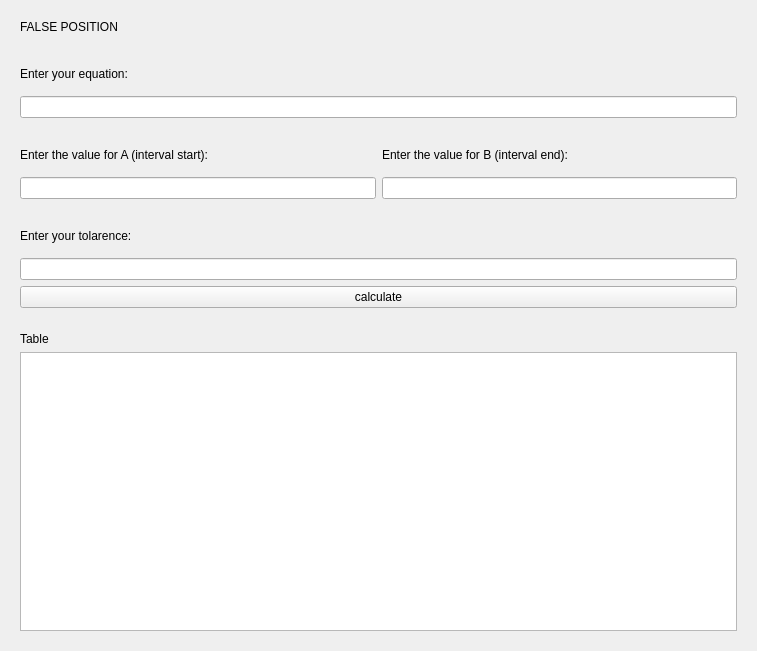
<?xml version="1.0" encoding="UTF-8"?>
<ui version="4.0">
 <class>Form</class>
 <widget class="QWidget" name="Form">
  <property name="geometry">
   <rect>
    <x>0</x>
    <y>0</y>
    <width>757</width>
    <height>651</height>
   </rect>
  </property>
  <property name="windowTitle">
   <string>Form</string>
  </property>
  <layout class="QGridLayout" name="gridLayout">
   <item row="1" column="0">
    <widget class="CardWidget" name="CardWidget_2">
     <property name="sizePolicy">
      <sizepolicy hsizetype="Preferred" vsizetype="Fixed">
       <horstretch>0</horstretch>
       <verstretch>0</verstretch>
      </sizepolicy>
     </property>
     <property name="minimumSize">
      <size>
       <width>0</width>
       <height>317</height>
      </size>
     </property>
     <layout class="QGridLayout" name="gridLayout_3">
      <item row="1" column="0">
       <widget class="TableWidget" name="TableWidget"/>
      </item>
      <item row="0" column="0">
       <widget class="SubtitleLabel" name="SubtitleLabel">
        <property name="text">
         <string>Table</string>
        </property>
       </widget>
      </item>
     </layout>
    </widget>
   </item>
   <item row="0" column="0">
    <widget class="CardWidget" name="CardWidget">
     <property name="sizePolicy">
      <sizepolicy hsizetype="Preferred" vsizetype="Preferred">
       <horstretch>0</horstretch>
       <verstretch>0</verstretch>
      </sizepolicy>
     </property>
     <property name="minimumSize">
      <size>
       <width>0</width>
       <height>0</height>
      </size>
     </property>
     <layout class="QGridLayout" name="gridLayout_2">
      <item row="9" column="0" colspan="2">
       <widget class="LineEdit" name="tolarence_value">
        <property name="text">
         <string/>
        </property>
       </widget>
      </item>
      <item row="10" column="0" colspan="2">
       <widget class="PrimaryPushButton" name="calc_button">
        <property name="text">
         <string>calculate</string>
        </property>
       </widget>
      </item>
      <item row="6" column="0">
       <widget class="LineEdit" name="a_value">
        <property name="text">
         <string/>
        </property>
       </widget>
      </item>
      <item row="6" column="1">
       <widget class="LineEdit" name="b_value">
        <property name="text">
         <string/>
        </property>
       </widget>
      </item>
      <item row="7" column="0">
       <spacer name="verticalSpacer_3">
        <property name="orientation">
         <enum>Qt::Vertical</enum>
        </property>
        <property name="sizeType">
         <enum>QSizePolicy::Fixed</enum>
        </property>
        <property name="sizeHint" stdset="0">
         <size>
          <width>20</width>
          <height>15</height>
         </size>
        </property>
       </spacer>
      </item>
      <item row="8" column="0">
       <widget class="CaptionLabel" name="CaptionLabel_4">
        <property name="text">
         <string>Enter your tolarence:</string>
        </property>
       </widget>
      </item>
      <item row="1" column="0" alignment="Qt::AlignTop">
       <widget class="TitleLabel" name="TitleLabel">
        <property name="text">
         <string>FALSE POSITION</string>
        </property>
       </widget>
      </item>
      <item row="5" column="0">
       <widget class="CaptionLabel" name="CaptionLabel_2">
        <property name="text">
         <string>Enter the value for A (interval start):</string>
        </property>
       </widget>
      </item>
      <item row="5" column="1">
       <widget class="CaptionLabel" name="CaptionLabel_3">
        <property name="text">
         <string>Enter the value for B (interval end):</string>
        </property>
       </widget>
      </item>
      <item row="4" column="0" colspan="2">
       <spacer name="verticalSpacer_2">
        <property name="orientation">
         <enum>Qt::Vertical</enum>
        </property>
        <property name="sizeType">
         <enum>QSizePolicy::Fixed</enum>
        </property>
        <property name="sizeHint" stdset="0">
         <size>
          <width>20</width>
          <height>15</height>
         </size>
        </property>
       </spacer>
      </item>
      <item row="3" column="0" colspan="2">
       <widget class="LineEdit" name="equation_text">
        <property name="inputMask">
         <string/>
        </property>
        <property name="text">
         <string/>
        </property>
       </widget>
      </item>
      <item row="2" column="0" colspan="2">
       <widget class="CaptionLabel" name="CaptionLabel">
        <property name="text">
         <string>Enter your equation:</string>
        </property>
       </widget>
      </item>
     </layout>
    </widget>
   </item>
  </layout>
 </widget>
 <customwidgets>
  <customwidget>
   <class>PushButton</class>
   <extends>QPushButton</extends>
   <header>qfluentwidgets</header>
  </customwidget>
  <customwidget>
   <class>PrimaryPushButton</class>
   <extends>PushButton</extends>
   <header>qfluentwidgets</header>
  </customwidget>
  <customwidget>
   <class>CardWidget</class>
   <extends>QFrame</extends>
   <header>qfluentwidgets</header>
   <container>1</container>
  </customwidget>
  <customwidget>
   <class>CaptionLabel</class>
   <extends>QLabel</extends>
   <header>qfluentwidgets</header>
  </customwidget>
  <customwidget>
   <class>SubtitleLabel</class>
   <extends>QLabel</extends>
   <header>qfluentwidgets</header>
  </customwidget>
  <customwidget>
   <class>TitleLabel</class>
   <extends>QLabel</extends>
   <header>qfluentwidgets</header>
  </customwidget>
  <customwidget>
   <class>LineEdit</class>
   <extends>QLineEdit</extends>
   <header>qfluentwidgets</header>
  </customwidget>
  <customwidget>
   <class>TableWidget</class>
   <extends>QTableWidget</extends>
   <header>qfluentwidgets</header>
  </customwidget>
 </customwidgets>
 <resources/>
 <connections/>
</ui>
